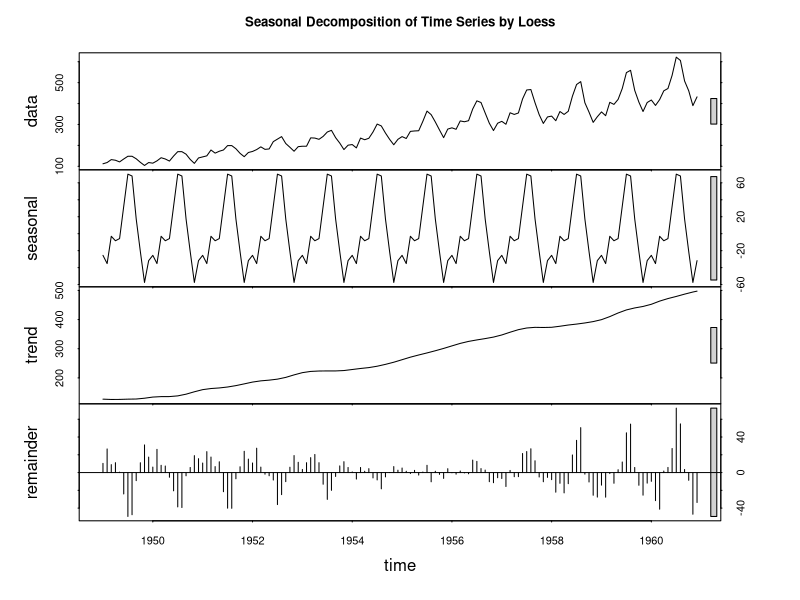

This figure's R source:
(s <- stl(AirPassengers, s.window = "periodic"))
plot(s, main = "Seasonal Decomposition of Time Series by Loess") 
savePlot("AirPassengers3", type="eps")
